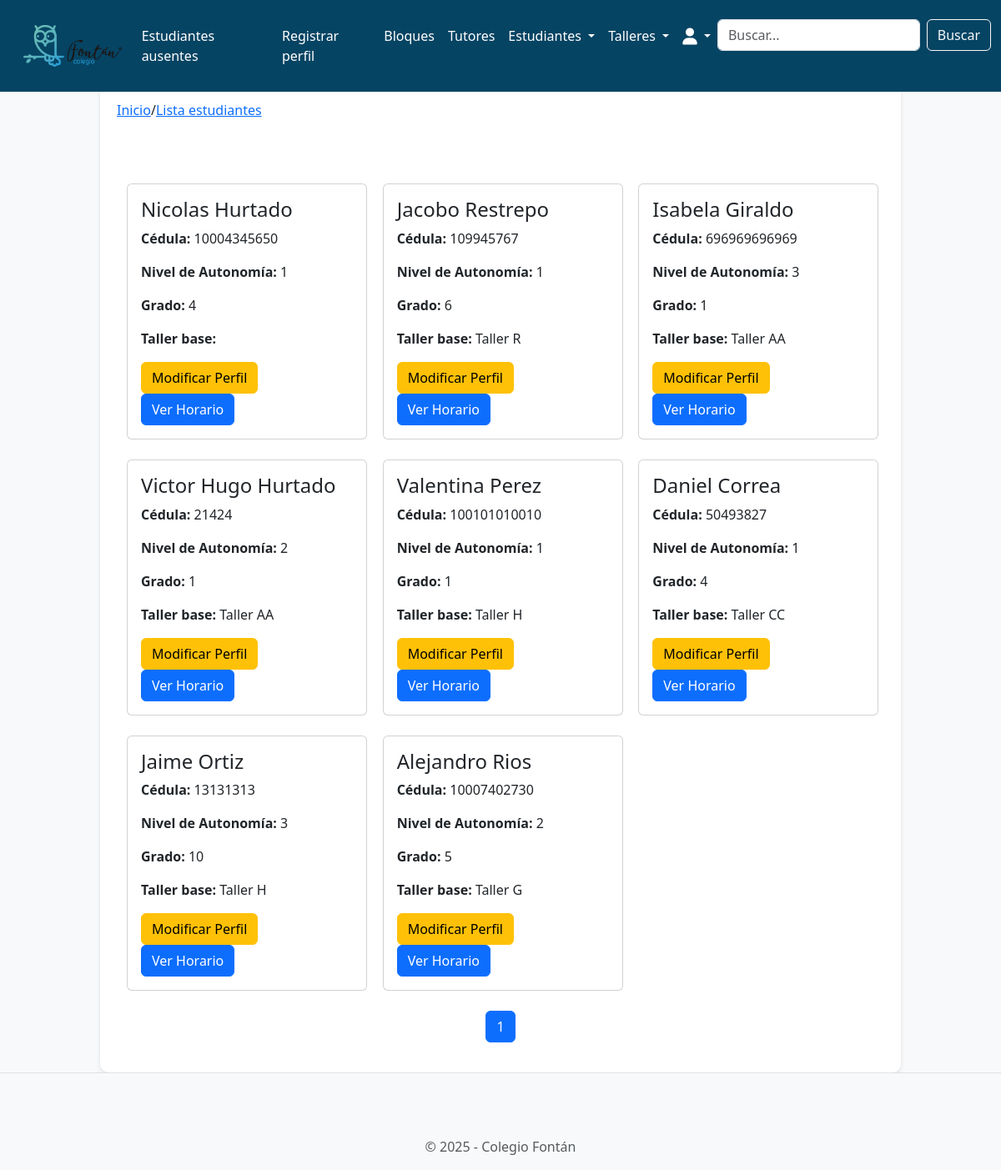
Before: /students/student_list/ (signed in) with the older database file.
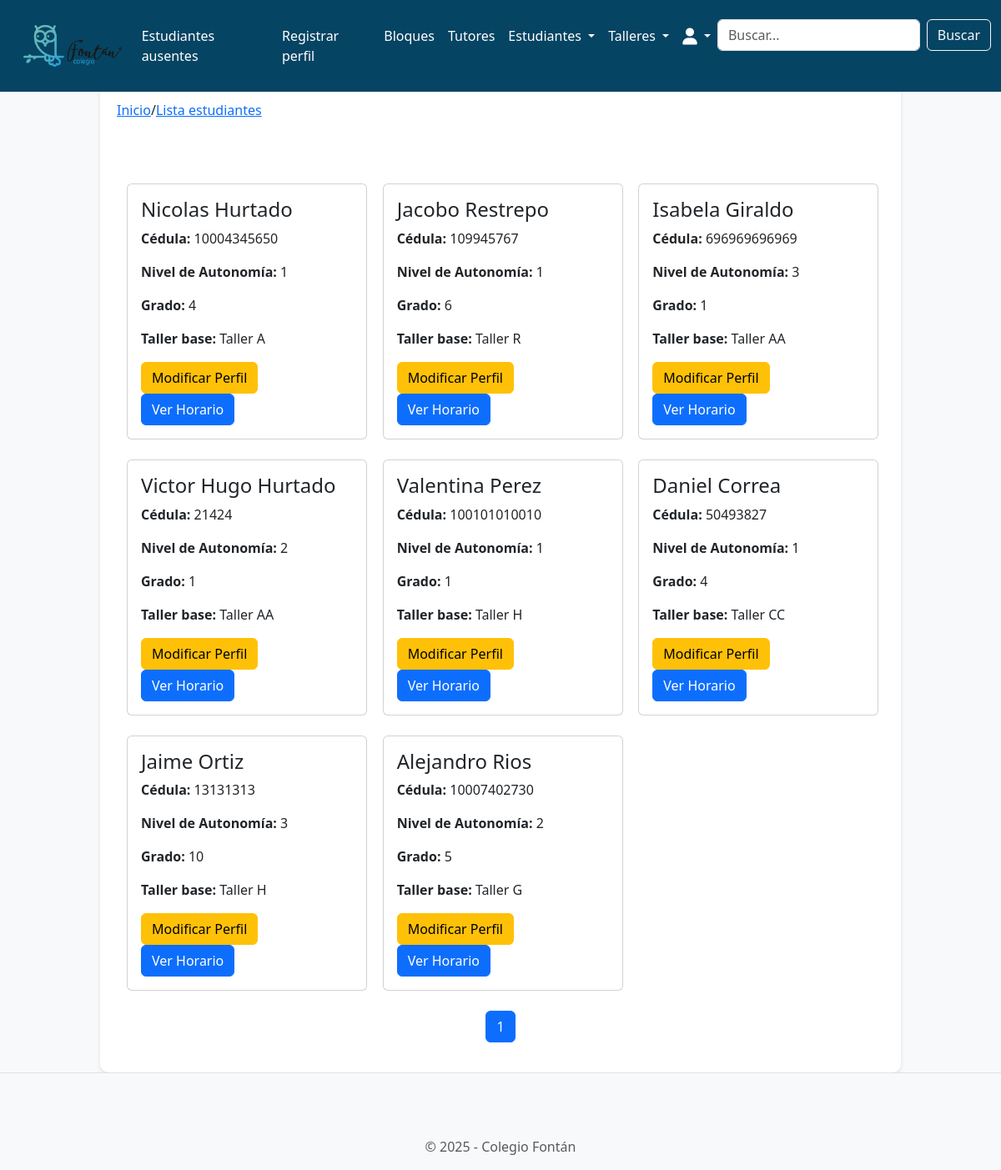
After: the same page with the newer database file.
### students/models.py (models this page shows, shortened)
class Student(models.Model):
    STATUS_CHOICES = [
        ('present', 'Presente'),
        ('absent', 'Ausente'),
        ('neutral', 'No llamado'),
    ]
    student_id = models.AutoField(primary_key=True)
    name = models.CharField(max_length=100)
    lastname = models.CharField(max_length=100)
    id_number = models.IntegerField(unique=True)
    autonomy_level = models.IntegerField(
        choices=[
            (1, 'Nivel 1'),
            (2, 'Nivel 2'),
            (3, 'Nivel 3'),
        ],
        default=1,
    )
    extended_vacation = models.BooleanField(default=False)
    grade = models.IntegerField(
        choices=[
            (1, '1'),
            (2, '2'),
            (3, '3'),
            (4, '4'),
            (5, '5'),
            (6, '6'),
            (7, '7'),
            (8, '8'),
            (9, '9'),
            (10, '10'),
            (11, '11'),
        ],
        default=1,
    )
    status = models.CharField(
        max_length=10,
        choices=STATUS_CHOICES,
        default='neutral'
    )
    workshop = models.ForeignKey('workshops.Workshop', on_delete=models.SET_NULL, null=True, blank=True)
    last_reset = models.DateTimeField(default=now)

### workshops/models.py (models this page shows, shortened)
class Workshop(models.Model):
    WORKSHOP_TYPES = [
        ('primary', 'Primaria'),
        ('high_school', 'Bachillerato'),
        ('collective', 'Colectivo'),
    ]
    workshop_id = models.AutoField(primary_key=True)
    name = models.CharField(max_length=100, unique=True)
    tutor = models.ForeignKey(
        'tutors.Tutor',
        on_delete=models.SET_NULL,
        null=True,
        blank=True,
        related_name='workshops'  # Esta línea permite acceder a los talleres desde el tutor
    )
    max_capacity = models.IntegerField(default=25)
    type = models.CharField(
        max_length=20,
        choices=WORKSHOP_TYPES,
        default='primary'
    )

### students/views.py (the view)
# urls.py: path('student_list/', views.student_list, name='students.student_list'),
def student_list(request):
    query = request.GET.get('query', '').strip()  # Elimina espacios en blanco en la búsqueda
    workshops = Workshop.objects.all()
    if query:
        students = Student.objects.filter(
            Q(name__icontains=query) |
            Q(lastname__icontains=query)
        )
    else:
        students = Student.objects.all()
    paginator = Paginator(students, 30)  # 30 estudiantes por página
    page_number = request.GET.get('page')  # Página actual
    page_obj = paginator.get_page(page_number)
    return render(request, 'students/student_list.html', {
        'workshops': workshops,
        'students': page_obj,  # Pasamos solo la página actual
        'query': query,
        'search_type': 'students',
    })

### students/templates/students/student_list.html (shortened to what this page needs)
{% extends 'base.html' %}
{% block breadcrumb %}
<a href="{% url 'home.home' %}">Inicio</a>
<span>/</span>
<a href="{% url 'students.student_list' %}">Lista estudiantes</a>
{% endblock %}
{% load static %}
{% block content %}
<div class="container">
  <div class="row row-cols-1 row-cols-md-3 g-4">
    {% if students %}
      {% for student in students %}
        <div class="col">
          <div class="card" style="width: 18rem;">
            <div class="card-body">
              <h4 class="card-title">{{ student.name }} {{ student.lastname }}</h4>
              <p class="card-text"><strong>Cédula:</strong> {{ student.id_number }}</p>
              <p class="card-text"><strong>Nivel de Autonomía:</strong> {{ student.autonomy_level }}</p>
              <p class="card-text"><strong>Grado:</strong> {{ student.grade }}</p>
              <p class="card-text"><strong>Taller base:</strong> {{ student.workshop.name }}</p>
              <a href="{% url 'students.modify_student' student_id=student.student_id %}" class="btn btn-warning">Modificar Perfil</a>
              <a href="{% url 'student_schedule' student_id=student.student_id %}" class="btn btn-primary">Ver Horario</a>
            </div>
          </div>
        </div>
      {% endfor %}
    {% else %}
      <h2>No hay estudiantes disponibles</h2>
    {% endif %}
  </div>
  <nav aria-label="Navegación de páginas" class="mt-4">
    <ul class="pagination justify-content-center">
      {% for num in students.paginator.page_range %}
        <li class="page-item {% if students.number == num %}active{% endif %}">
          <a class="page-link" href="?page={{ num }}&query={{ query }}">{{ num }}</a>
        </li>
      {% endfor %}
    </ul>
  </nav>
</div>
{% endblock %}

Changed rows visible on the page:
changed Student "Nicolas": workshop.name (not shown) → "Taller A"
